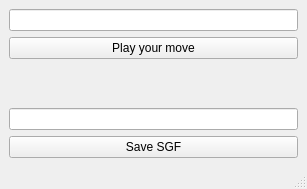
<?xml version="1.0" encoding="UTF-8"?>
<ui version="4.0">
 <class>MainWindow</class>
 <widget class="QMainWindow" name="MainWindow">
  <property name="geometry">
   <rect>
    <x>0</x>
    <y>0</y>
    <width>307</width>
    <height>189</height>
   </rect>
  </property>
  <property name="windowTitle">
   <string>MainWindow</string>
  </property>
  <widget class="QWidget" name="centralwidget">
   <layout class="QGridLayout" name="gridLayout">
    <item row="1" column="1">
     <widget class="QPushButton" name="pushButton">
      <property name="text">
       <string>Play your move</string>
      </property>
     </widget>
    </item>
    <item row="0" column="1">
     <widget class="QLineEdit" name="lineEdit"/>
    </item>
    <item row="2" column="1">
     <widget class="QLabel" name="label">
      <property name="text">
       <string/>
      </property>
     </widget>
    </item>
    <item row="3" column="1">
     <widget class="QLineEdit" name="lineEdit_2"/>
    </item>
    <item row="4" column="1">
     <widget class="QPushButton" name="pushButton_2">
      <property name="text">
       <string>Save SGF</string>
      </property>
     </widget>
    </item>
   </layout>
  </widget>
  <widget class="QStatusBar" name="statusbar"/>
  <action name="actionSave_as_SGF">
   <property name="text">
    <string>Save as SGF...</string>
   </property>
  </action>
  <action name="actionQuit">
   <property name="text">
    <string>Quit</string>
   </property>
  </action>
 </widget>
 <resources/>
 <connections/>
</ui>
